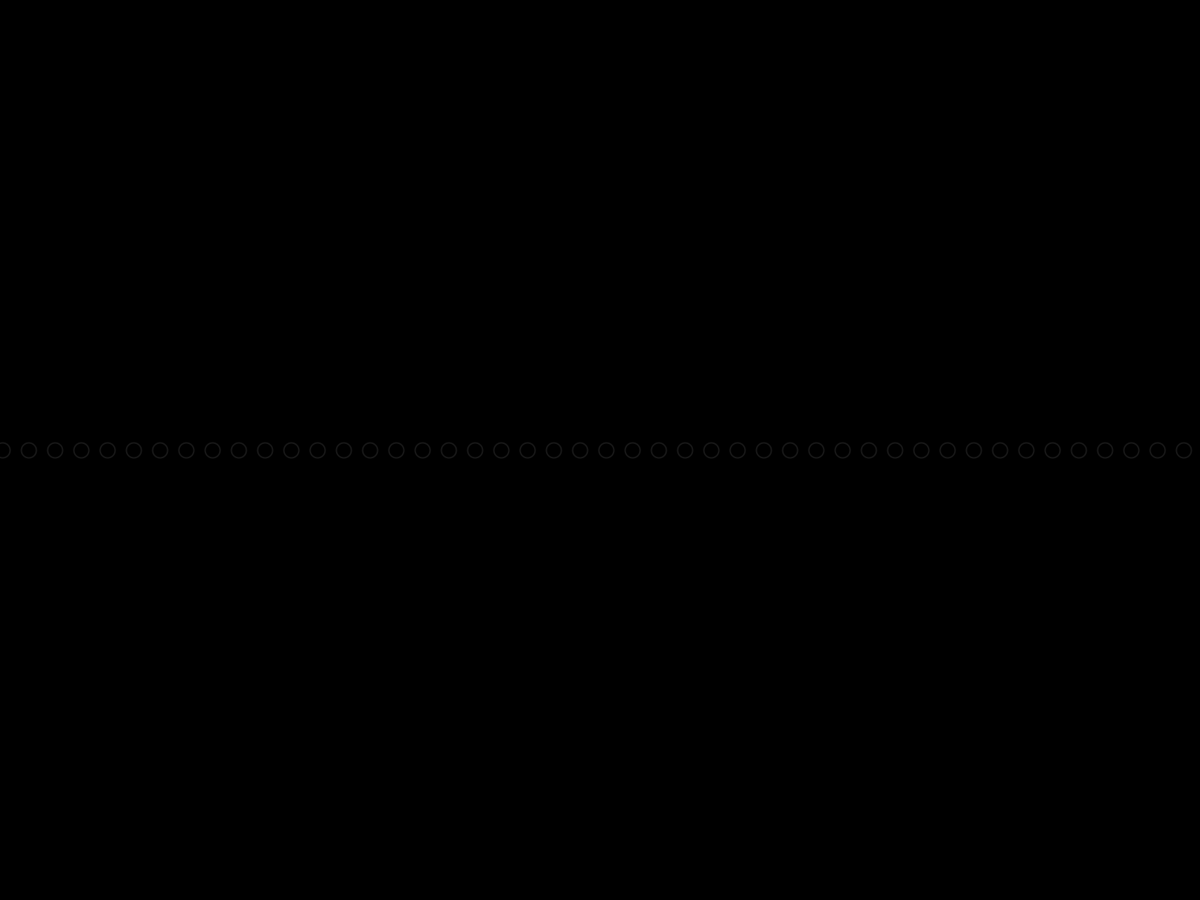
Frame 1 (no input)
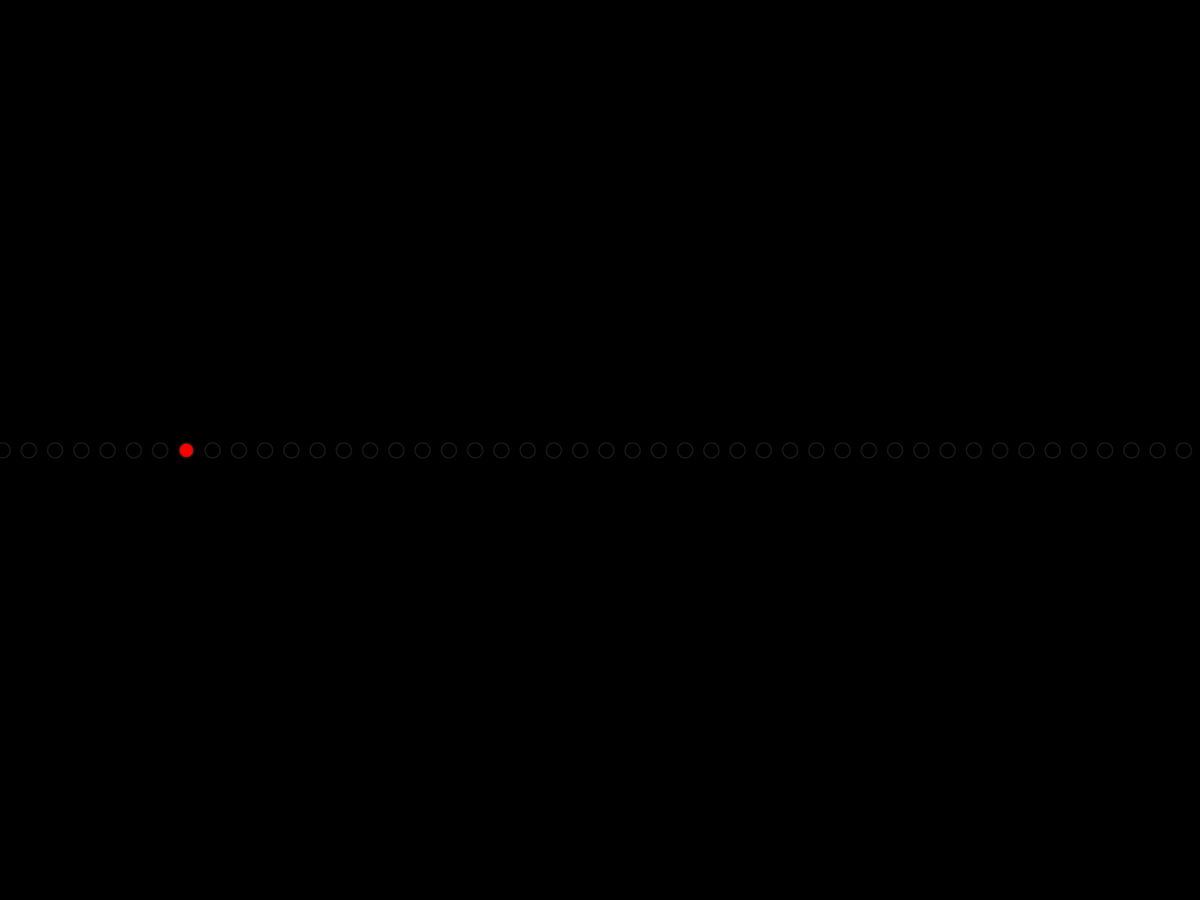
Frame 60 (the mouse pressed at the canvas centre just before this capture)
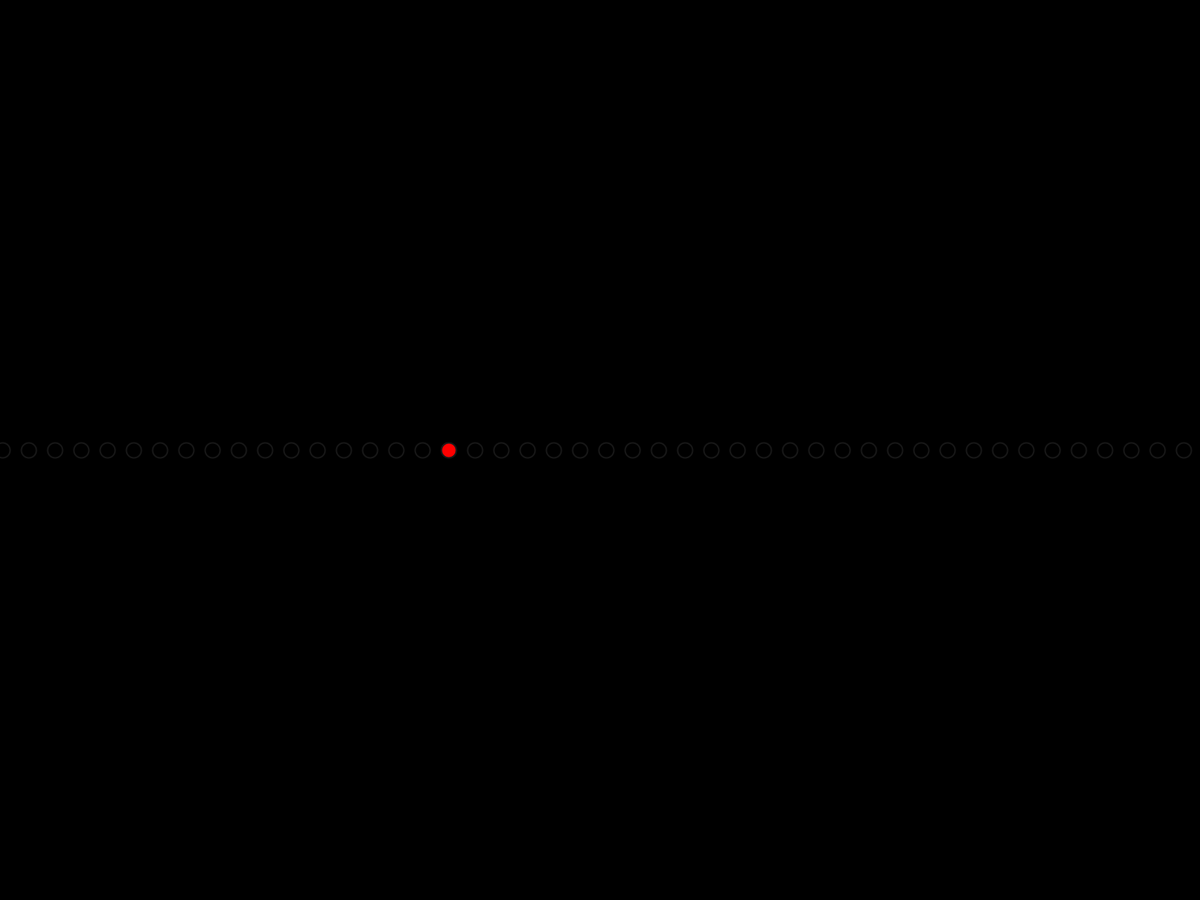
Frame 120 (the mouse held since frame 60 and released just before this capture)

The Processing sketch that drew these frames (run headless with seeded random() and noise(); from frame 60 on, the mouse is pressed at the canvas centre):

// Processing sketch: fire
// ── fire.pde
int numLEDs = 50;
int LED_SIZE = 20;
int LED_SPACING = 15;

LED [] leds;

int frameCounter = 0;


int STRIP_WIDTH = (numLEDs * LED_SIZE) + ( (numLEDs-1) * LED_SPACING);

void setup() {
  fullScreen();
  frameRate(30);

  leds = new LED[numLEDs];

  for (int i=0; i < numLEDs; i++) {
    leds[i] = new LED(i);
  }
}

void draw() {
  background(0,0,0);

  pushMatrix();
  translate(width/2,height/2);
  translate(-STRIP_WIDTH/2, 0);
  for (int i=0; i < numLEDs; i++) {
    leds[i].tick(frameCounter);
    leds[i].display();
    translate(LED_SIZE + LED_SPACING, 0);
  }
  popMatrix();
  frameCounter++;
}

class LED {
  int index;
  int r,g,b;

  LED(int newIndex) {
    index = newIndex;
    r = int(random(10, 255));
    g = int(random(10, 255));
    b = int(random(10, 255));
  }

  void tick(int t) {
    if (index == t % numLEDs) {
      r = 255;
    } else {
      r = 0;
    }
    g = 0;
    b = 0;
  }

  void display() {
    stroke(23,23,23);
    strokeWeight(2);
    fill(r,g,b);
    ellipse(0,0, LED_SIZE,LED_SIZE);
  }
}

// vi:syntax=cpp
